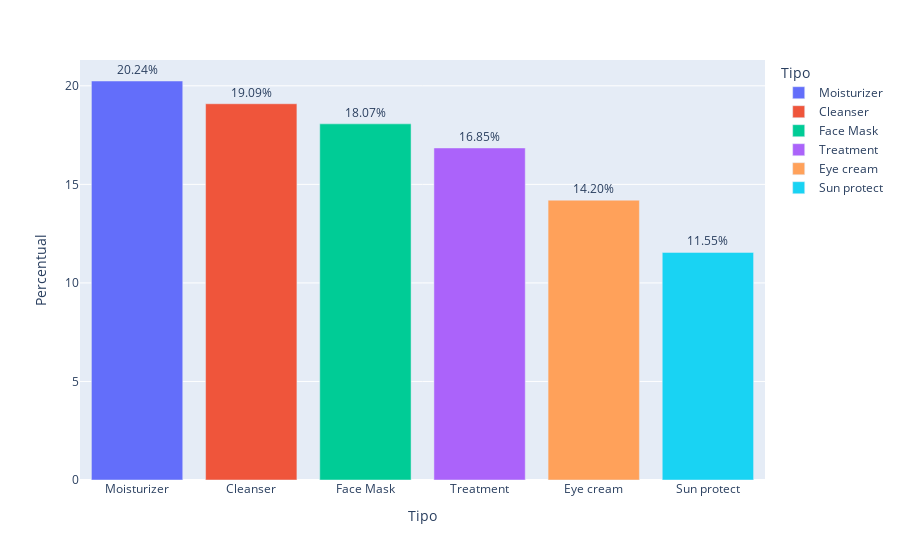

Notebook code cell kept with this figure:
### Code cell
# Distribuição de variável Tipo
percentual_tipo = df_cosmeticos.value_counts('Tipo') / len(df_cosmeticos) * 100
percentual_tipo = percentual_tipo.reset_index()
percentual_tipo.columns = ['Tipo', 'Percentual']

fig = px.bar(percentual_tipo, x='Tipo', y='Percentual', color='Tipo', text='Percentual')

# Atualizar o Plot para melhor visualizar os labels
fig.update_traces(texttemplate='%{text:.4s}%', textposition='outside')
fig.show()

### Figure 1 — Plotly figure (JSON) as saved in the notebook; plotly's stock layout.template omitted (floating-point values rounded to 4 significant figures)
{"data": [{"hovertemplate": "Tipo=%{x}<br>Percentual=%{text}<extra></extra>", "legendgroup": "Moisturizer", "marker": {"color": "#636efa", "pattern": {"shape": ""}}, "name": "Moisturizer", "orientation": "v", "showlegend": true, "text": [20.24], "textposition": "outside", "texttemplate": "%{text:.4s}%", "type": "bar", "x": ["Moisturizer"], "xaxis": "x", "y": [20.24], "yaxis": "y"}, {"hovertemplate": "Tipo=%{x}<br>Percentual=%{text}<extra></extra>", "legendgroup": "Cleanser", "marker": {"color": "#EF553B", "pattern": {"shape": ""}}, "name": "Cleanser", "orientation": "v", "showlegend": true, "text": [19.09], "textposition": "outside", "texttemplate": "%{text:.4s}%", "type": "bar", "x": ["Cleanser"], "xaxis": "x", "y": [19.09], "yaxis": "y"}, {"hovertemplate": "Tipo=%{x}<br>Percentual=%{text}<extra></extra>", "legendgroup": "Face Mask", "marker": {"color": "#00cc96", "pattern": {"shape": ""}}, "name": "Face Mask", "orientation": "v", "showlegend": true, "text": [18.07], "textposition": "outside", "texttemplate": "%{text:.4s}%", "type": "bar", "x": ["Face Mask"], "xaxis": "x", "y": [18.07], "yaxis": "y"}, {"hovertemplate": "Tipo=%{x}<br>Percentual=%{text}<extra></extra>", "legendgroup": "Treatment", "marker": {"color": "#ab63fa", "pattern": {"shape": ""}}, "name": "Treatment", "orientation": "v", "showlegend": true, "text": [16.85], "textposition": "outside", "texttemplate": "%{text:.4s}%", "type": "bar", "x": ["Treatment"], "xaxis": "x", "y": [16.85], "yaxis": "y"}, {"hovertemplate": "Tipo=%{x}<br>Percentual=%{text}<extra></extra>", "legendgroup": "Eye cream", "marker": {"color": "#FFA15A", "pattern": {"shape": ""}}, "name": "Eye cream", "orientation": "v", "showlegend": true, "text": [14.2], "textposition": "outside", "texttemplate": "%{text:.4s}%", "type": "bar", "x": ["Eye cream"], "xaxis": "x", "y": [14.2], "yaxis": "y"}, {"hovertemplate": "Tipo=%{x}<br>Percentual=%{text}<extra></extra>", "legendgroup": "Sun protect", "marker": {"color": "#19d3f3", "pattern": {"shape": ""}}, "name": "Sun protect", "orientation": "v", "showlegend": true, "text": [11.55], "textposition": "outside", "texttemplate": "%{text:.4s}%", "type": "bar", "x": ["Sun protect"], "xaxis": "x", "y": [11.55], "yaxis": "y"}], "layout": {"barmode": "relative", "legend": {"title": {"text": "Tipo"}, "tracegroupgap": 0}, "margin": {"t": 60}, "xaxis": {"anchor": "y", "categoryarray": ["Moisturizer", "Cleanser", "Face Mask", "Treatment", "Eye cream", "Sun protect"], "categoryorder": "array", "domain": [0, 1], "title": {"text": "Tipo"}}, "yaxis": {"anchor": "x", "domain": [0, 1], "title": {"text": "Percentual"}}}}
